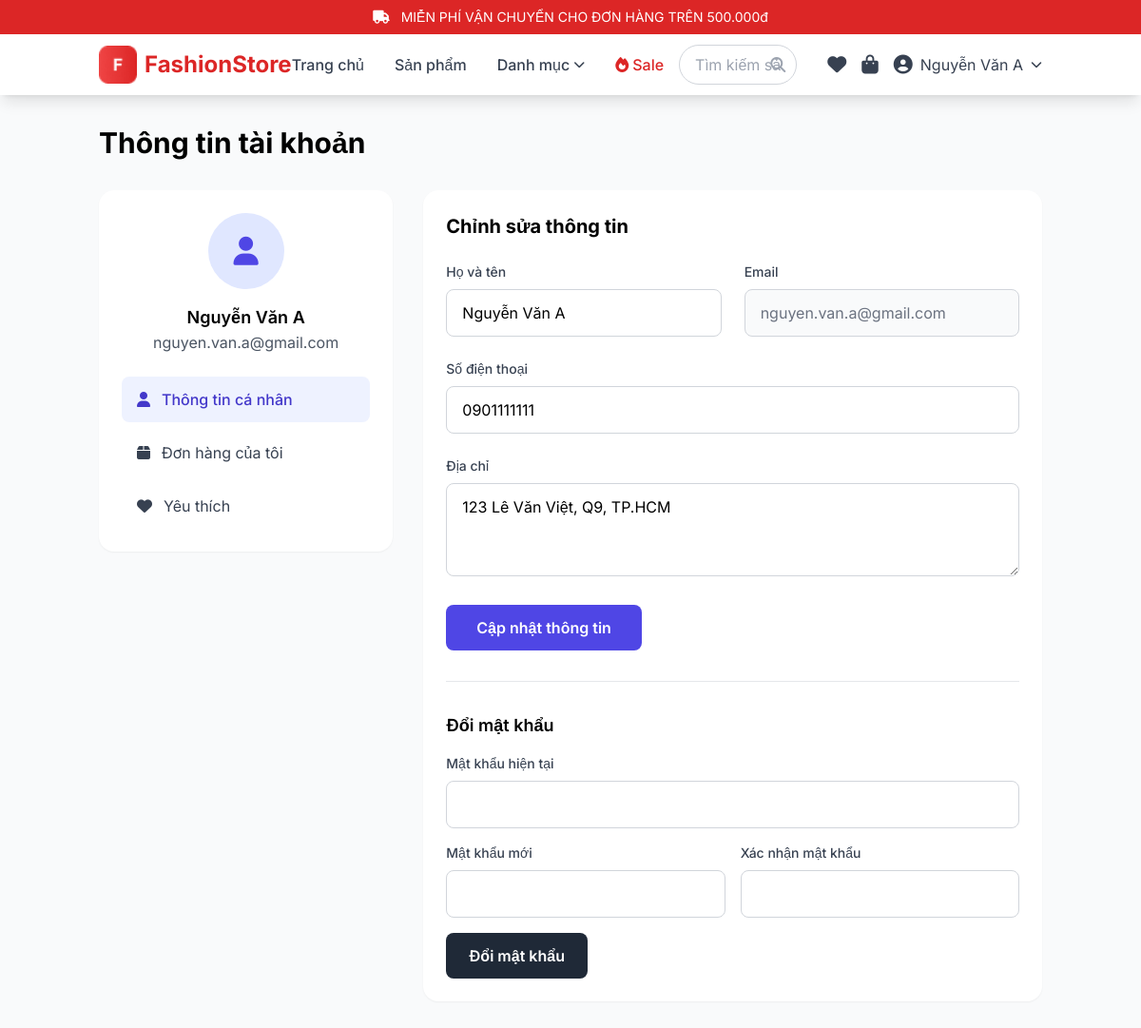
The app's page /profile (signed in) with its own data.
### database.py (models this page shows)
class User(db.Model):
    __tablename__ = 'users'
    email = db.Column(db.String(120), primary_key=True)
    password = db.Column(db.String(200), nullable=False)
    role = db.Column(db.String(20), default='user')
    name = db.Column(db.String(100), nullable=False)
    phone = db.Column(db.String(20))
    address = db.Column(db.Text)
    wishlist = db.Column(db.Text)  # JSON array
    created_at = db.Column(db.DateTime, default=datetime.now)
    orders = db.relationship('Order', backref='user', lazy=True)
    def to_dict(self):
        return {
            'email': self.email,
            'password': self.password,
            'role': self.role,
            'name': self.name,
            'phone': self.phone,
            'address': self.address,
            'wishlist': json.loads(self.wishlist) if self.wishlist else [],
            'orders': [order.id for order in self.orders],
            'created_at': self.created_at.isoformat() if self.created_at else None
        }

### flask_clothing_store.py (the view, shortened to what this page needs)
@app.route('/profile', methods=['GET', 'POST'])
@login_required
def profile():
    user_email = session['user']['email']
    user = User.query.get(user_email)
    return render_template('profile.html', user=user.to_dict() if user else {})

### flask_clothing_store.py (called while the page is built)
def login_required(f):
    @wraps(f)
    def decorated_function(*args, **kwargs):
        if 'user' not in session:
            flash('Vui lòng đăng nhập để tiếp tục', 'error')
            return redirect(url_for('login'))
        return f(*args, **kwargs)
    return decorated_function

def get_cart():
    return session.get('cart', [])

def get_wishlist():
    user_email = session.get('user', {}).get('email')
    if user_email:
        user = User.query.get(user_email)
        if user:
            return json.loads(user.wishlist) if user.wishlist else []
    return []

def get_categories():
    categories = db.session.query(Product.category).distinct().all()
    return [c[0] for c in categories]

@app.context_processor
def utility_processor():
    return {
        'now': datetime.datetime.now(),
        'wishlist_count': lambda: len(get_wishlist()),
        'cart_count': lambda: len(get_cart()),
        'format_price': format_price,
        'get_featured_products': get_featured_products,
        'get_best_sellers': get_best_sellers,
        'get_categories': get_categories,
        'get_wishlist': get_wishlist
    }

### templates/profile.html (shortened to what this page needs)
{% extends "base.html" %}
{% block content %}
<div class="container mx-auto px-4 py-8">
    <h1 class="text-3xl font-bold mb-8">Thông tin tài khoản</h1>
    <div class="grid grid-cols-1 lg:grid-cols-3 gap-8">
        <div class="lg:col-span-1">
            <div class="bg-white rounded-2xl shadow-sm p-6">
                <div class="text-center mb-6">
                    <div class="w-20 h-20 bg-indigo-100 rounded-full flex items-center justify-center mx-auto mb-4">
                        <i class="fas fa-user text-3xl text-indigo-600"></i>
                    </div>
                    <h3 class="font-semibold text-lg">{{ user.name }}</h3>
                    <p class="text-gray-600">{{ session.user.email }}</p>
                </div>
                <nav class="space-y-2">
                    <a href="{{ url_for('profile') }}" class="flex items-center px-4 py-3 bg-indigo-50 text-indigo-700 rounded-lg font-medium">
                        <i class="fas fa-user mr-3"></i>Thông tin cá nhân
                    </a>
                    <a href="{{ url_for('my_orders') }}" class="flex items-center px-4 py-3 text-gray-700 hover:bg-gray-50 rounded-lg">
                        <i class="fas fa-box mr-3"></i>Đơn hàng của tôi
                    </a>
                    <a href="{{ url_for('wishlist') }}" class="flex items-center px-4 py-3 text-gray-700 hover:bg-gray-50 rounded-lg">
                        <i class="fas fa-heart mr-3"></i>Yêu thích
                    </a>
                </nav>
            </div>
        </div>
        <div class="lg:col-span-2">
            <div class="bg-white rounded-2xl shadow-sm p-6">
                <h3 class="text-xl font-bold mb-6">Chỉnh sửa thông tin</h3>
                <form method="post" class="space-y-6">
                    <div class="grid grid-cols-1 md:grid-cols-2 gap-6">
                        <div>
                            <label class="block text-sm font-medium text-gray-700 mb-2">Họ và tên</label>
                            <input type="text" name="name" value="{{ user.name }}" required
                                   class="w-full border border-gray-300 rounded-lg px-4 py-3 focus:outline-none focus:ring-2 focus:ring-indigo-500">
                        </div>
                        <div>
                            <label class="block text-sm font-medium text-gray-700 mb-2">Email</label>
                            <input type="email" value="{{ session.user.email }}" disabled
                                   class="w-full border border-gray-300 rounded-lg px-4 py-3 bg-gray-50 text-gray-500">
                        </div>
                    </div>
                    <div>
                        <label class="block text-sm font-medium text-gray-700 mb-2">Số điện thoại</label>
                        <input type="tel" name="phone" value="{{ user.phone }}"
                               class="w-full border border-gray-300 rounded-lg px-4 py-3 focus:outline-none focus:ring-2 focus:ring-indigo-500">
                    </div>
                    <div>
                        <label class="block text-sm font-medium text-gray-700 mb-2">Địa chỉ</label>
                        <textarea name="address" rows="3"
                                  class="w-full border border-gray-300 rounded-lg px-4 py-3 focus:outline-none focus:ring-2 focus:ring-indigo-500">{{ user.address }}</textarea>
                    </div>
                    <button type="submit"
                            class="bg-indigo-600 text-white px-8 py-3 rounded-lg hover:bg-indigo-700 transition-colors font-semibold">
                        Cập nhật thông tin
                    </button>
                </form>
                <div class="mt-8 pt-8 border-t border-gray-200">
                    <h4 class="text-lg font-semibold mb-4">Đổi mật khẩu</h4>
                    <form method="post" action="{{ url_for('change_password') }}" class="space-y-4">
                        <div>
                            <label class="block text-sm font-medium text-gray-700 mb-2">Mật khẩu hiện tại</label>
                            <input type="password" name="current_password"
                                   class="w-full border border-gray-300 rounded-lg px-4 py-3 focus:outline-none focus:ring-2 focus:ring-indigo-500">
                        </div>
                        <div class="grid grid-cols-1 md:grid-cols-2 gap-4">
                            <div>
                                <label class="block text-sm font-medium text-gray-700 mb-2">Mật khẩu mới</label>
                                <input type="password" name="new_password"
                                       class="w-full border border-gray-300 rounded-lg px-4 py-3 focus:outline-none focus:ring-2 focus:ring-indigo-500">
                            </div>
                            <div>
                                <label class="block text-sm font-medium text-gray-700 mb-2">Xác nhận mật khẩu</label>
                                <input type="password" name="confirm_password"
                                       class="w-full border border-gray-300 rounded-lg px-4 py-3 focus:outline-none focus:ring-2 focus:ring-indigo-500">
                            </div>
                        </div>
                        <button type="submit"
                                class="bg-gray-800 text-white px-6 py-3 rounded-lg hover:bg-gray-900 transition-colors font-semibold">
                            Đổi mật khẩu
                        </button>
                    </form>
                </div>
            </div>
        </div>
    </div>
</div>
{% endblock %}

### templates/base.html (shortened to what this page needs)
<!DOCTYPE html>
<html lang="vi">
<head>
    <script src="https://cdn.tailwindcss.com"></script>
    <link rel="stylesheet" href="https://cdnjs.cloudflare.com/ajax/libs/font-awesome/6.4.0/css/all.min.css">
</head>
<body class="bg-gray-50">
    <div class="bg-red-600 text-white text-center py-2 text-sm">
        <i class="fas fa-truck mr-2"></i> MIỄN PHÍ VẬN CHUYỂN CHO ĐƠN HÀNG TRÊN 500.000đ
    </div>
    <nav class="bg-white shadow-lg sticky top-0 z-50">
        <div class="container mx-auto px-4">
            <div class="flex items-center justify-between h-16">
                <a href="{{ url_for('home') }}" class="flex items-center space-x-2 text-2xl font-bold text-red-600">
                    <img src="/Images/F_icon.png" alt="Logo" class="h-10 w-10 object-contain">
                    <span>FashionStore</span>
                </a>
                <div class="hidden lg:flex items-center space-x-8">
                    <a href="{{ url_for('home') }}" class="text-gray-700 hover:text-red-600 font-medium">Trang chủ</a>
                    <a href="{{ url_for('products') }}" class="text-gray-700 hover:text-red-600 font-medium">Sản phẩm</a>
                    <div class="dropdown relative">
                        <button class="text-gray-700 hover:text-red-600 font-medium flex items-center focus:outline-none">
                            Danh mục <i class="fas fa-chevron-down ml-1 text-xs"></i>
                        </button>
                    </div>
                    <a href="{{ url_for('sale_products') }}" class="text-red-600 hover:text-red-700 font-medium">
                        <i class="fas fa-fire mr-1"></i>Sale
                    </a>
                </div>
                <div class="hidden md:block flex-1 max-w-lg mx-4">
                    <form action="{{ url_for('products') }}" method="GET" class="relative">
                        <input type="text" name="q" placeholder="Tìm kiếm sản phẩm..."
                               class="w-full px-4 py-2 border border-gray-300 rounded-full focus:outline-none focus:ring-2 focus:ring-red-500 focus:border-transparent">
                        <button type="submit" class="absolute right-3 top-1/2 transform -translate-y-1/2 text-gray-400 hover:text-red-600">
                            <i class="fas fa-search"></i>
                        </button>
                    </form>
                </div>
                <div class="flex items-center space-x-4">
                    <a href="{{ url_for('wishlist') }}" class="relative text-gray-700 hover:text-red-600">
                        <i class="fas fa-heart text-xl"></i>
                    </a>
                    <a href="{{ url_for('cart') }}" class="relative text-gray-700 hover:text-red-600">
                        <i class="fas fa-shopping-bag text-xl"></i>
                    </a>
                    {% if session.get('user') %}
                    <div class="dropdown relative">
                        <button class="flex items-center space-x-2 text-gray-700 hover:text-red-600 focus:outline-none">
                            <i class="fas fa-user-circle text-xl"></i>
                            <span class="hidden sm:block">{{ session['user']['name'] }}</span>
                            <i class="fas fa-chevron-down text-xs"></i>
                        </button>
                    </div>
                    {% endif %}
                </div>
            </div>
        </div>
    </nav>
    <main class="min-h-screen">
        {% block content %}{% endblock %}
    </main>
</body>
</html>

### templates/base.html (style rules this page uses)
* { font-family: 'Inter', sans-serif; }

### records on screen
User: user.name "Nguyễn Văn A", name "Nguyễn Văn A", phone "0901111111", address "123 Lê Văn Việt, Q9, TP.HCM"

### other values on screen
{{ session.user.email }} "nguyen.van.a@gmail.com"
